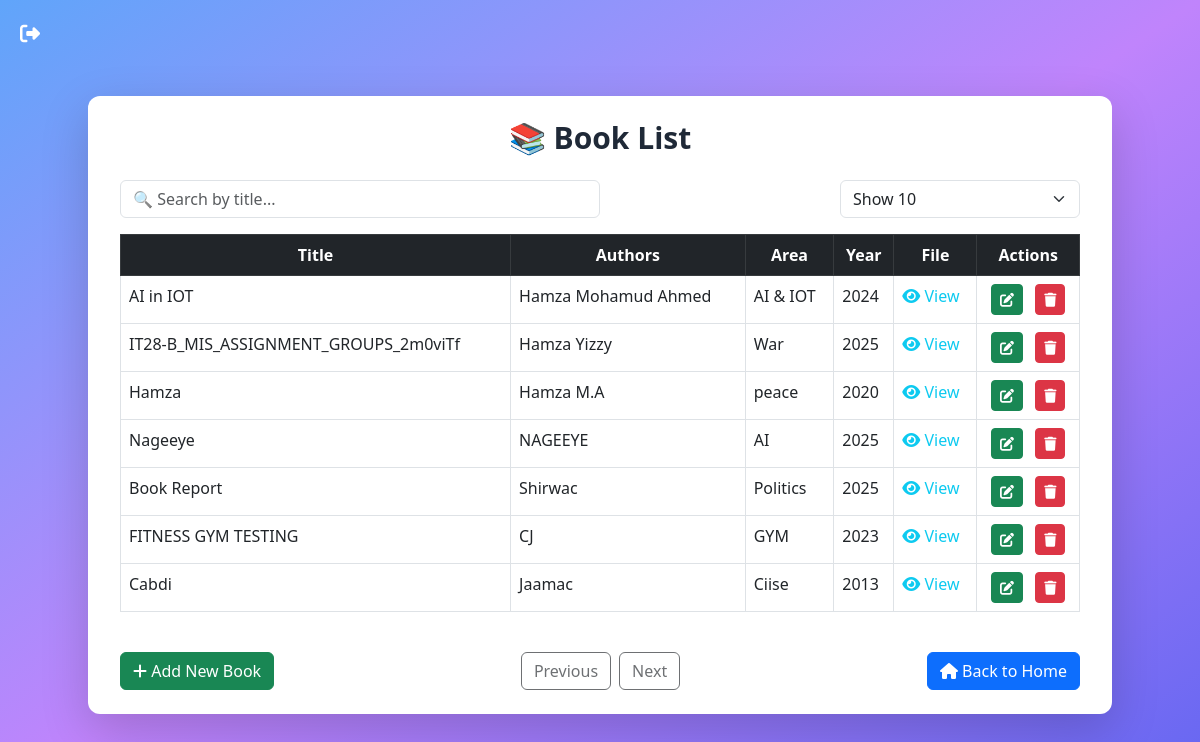
The page /books/ on the database its author committed.
### compare/models.py (models this page shows, shortened)
class Book(models.Model):
    book_id = models.BigAutoField(primary_key=True)  # New auto-incremented primary key
    book_title = models.CharField(max_length=255)
    authors = models.CharField(max_length=255)
    area = models.CharField(max_length=100)
    year = models.IntegerField()
    file = models.FileField(upload_to='books/', null=True, blank=True)  # To attach the book file

### compare/views.py (the view)
# urls.py: path('books/', views.books_list, name='books_list'),
def books_list(request):
    books = Book.objects.all()
    return render(request, 'compare/book_list.html', {'books': books})

### compare/templates/compare/book_list.html (shortened to what this page needs)
{% load static %}
<!DOCTYPE html>
<html lang="en">
<head>
  <link href="https://cdn.jsdelivr.net/npm/bootstrap@5.3.0/dist/css/bootstrap.min.css" rel="stylesheet">
  <script src="https://cdn.tailwindcss.com"></script>
  <link href="https://cdnjs.cloudflare.com/ajax/libs/font-awesome/6.4.0/css/all.min.css" rel="stylesheet">
</head>
<body class="bg-gradient-to-br from-blue-400 via-purple-400 to-indigo-500 min-h-screen text-gray-800">
<a href="{% url 'logout' %}" class="absolute top-5 left-5 text-white text-xl">
  <i class="fas fa-sign-out-alt"></i>
</a>
<div class="container bg-white mt-24 mb-12 rounded-xl shadow-lg py-6 px-8 mx-auto">
  <h1 class="text-3xl font-bold text-center mb-6">📚 Book List</h1>
  <div class="d-flex justify-content-between mb-3">
    <input type="text" id="searchInput" class="form-control w-50" placeholder="🔍 Search by title...">
    <select id="rowSelector" class="form-select w-25">
      <option value="10" selected>Show 10</option>
    </select>
  </div>
  <div class="table-responsive">
    <table class="table table-bordered table-hover">
      <thead class="table-dark text-center">
        <tr>
          <th>Title</th>
          <th>Authors</th>
          <th>Area</th>
          <th>Year</th>
          <th>File</th>
          <th>Actions</th>
        </tr>
      </thead>
      <tbody id="bookTable">
        {% for book in books %}
        <tr>
          <td class="book-title">{{ book.book_title }}</td>
          <td>{{ book.authors }}</td>
          <td>{{ book.area }}</td>
          <td>{{ book.year }}</td>
          <td>
            {% if book.file %}
              <a href="{% url 'view_book_file' book.book_id %}" target="_blank" class="text-info"><i class="fa fa-eye"></i> View</a>
            {% else %}
              <span class="text-muted">No File</span>
            {% endif %}
          </td>
          <td class="text-center">
            <a href="{% url 'edit_book' book.book_id %}" class="btn btn-success btn-sm me-2">
              <i class="fa fa-edit"></i>
            </a>
            <button type="button" class="btn btn-danger btn-sm delete-btn" data-book-id="{{ book.book_id }}">
              <i class="fa fa-trash"></i>
            </button>
          </td>
        </tr>
        {% empty %}
        <tr><td colspan="6" class="text-center text-muted">No books available. Add a new book!</td></tr>
        {% endfor %}
      </tbody>
    </table>
  </div>
  <div class="d-flex justify-content-between align-items-center mt-4">
    <a href="{% url 'add_book' %}" class="btn btn-success"><i class="fa fa-plus"></i> Add New Book</a>
    <div class="d-flex gap-2">
      <button id="prevBtn" class="btn btn-outline-dark">Previous</button>
      <button id="nextBtn" class="btn btn-outline-dark">Next</button>
    </div>
    <a href="{% url 'index' %}" class="btn btn-primary"><i class="fa fa-home"></i> Back to Home</a>
  </div>
</div>
</body>
</html>

### rows shown on the page
Book: book_title "AI in IOT", authors "Hamza Mohamud Ahmed", area "AI & IOT", year "2024", shows "View"
Book: book_title "IT28-B_MIS_ASSIGNMENT_GROUPS_2m0viTf", authors "Hamza Yizzy", area "War", year "2025", shows "View"
Book: book_title "Hamza", authors "Hamza M.A", area "peace", year "2020", file "View"
Book: book_title "Nageeye", authors "NAGEEYE", area "AI", year "2025", shows "View"
Book: book_title "Book Report", authors "Shirwac", area "Politics", year "2025", shows "View"
Book: book_title "FITNESS GYM TESTING", authors "CJ", area "GYM", year "2023", shows "View"
Book: book_title "Cabdi", authors "Jaamac", area "Ciise", year "2013", shows "View"
